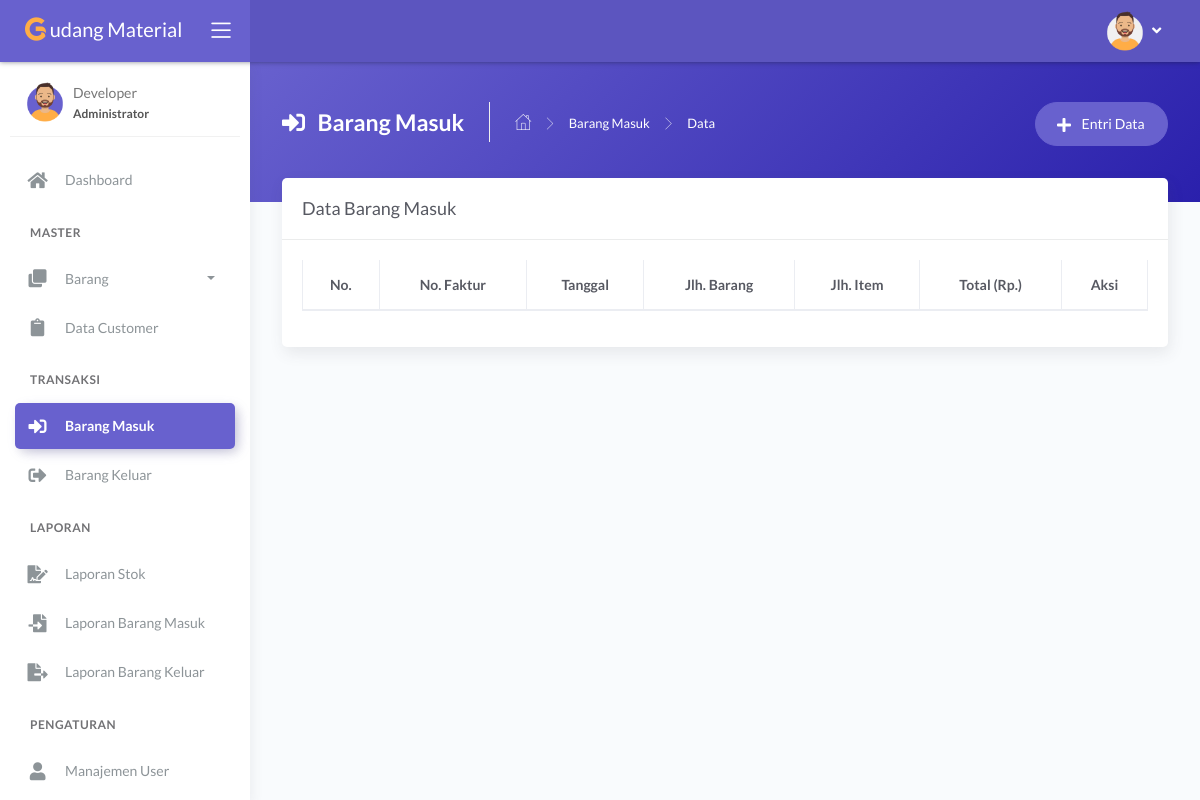
The app's page /main.php?module=barang_masuk (signed in), older data.
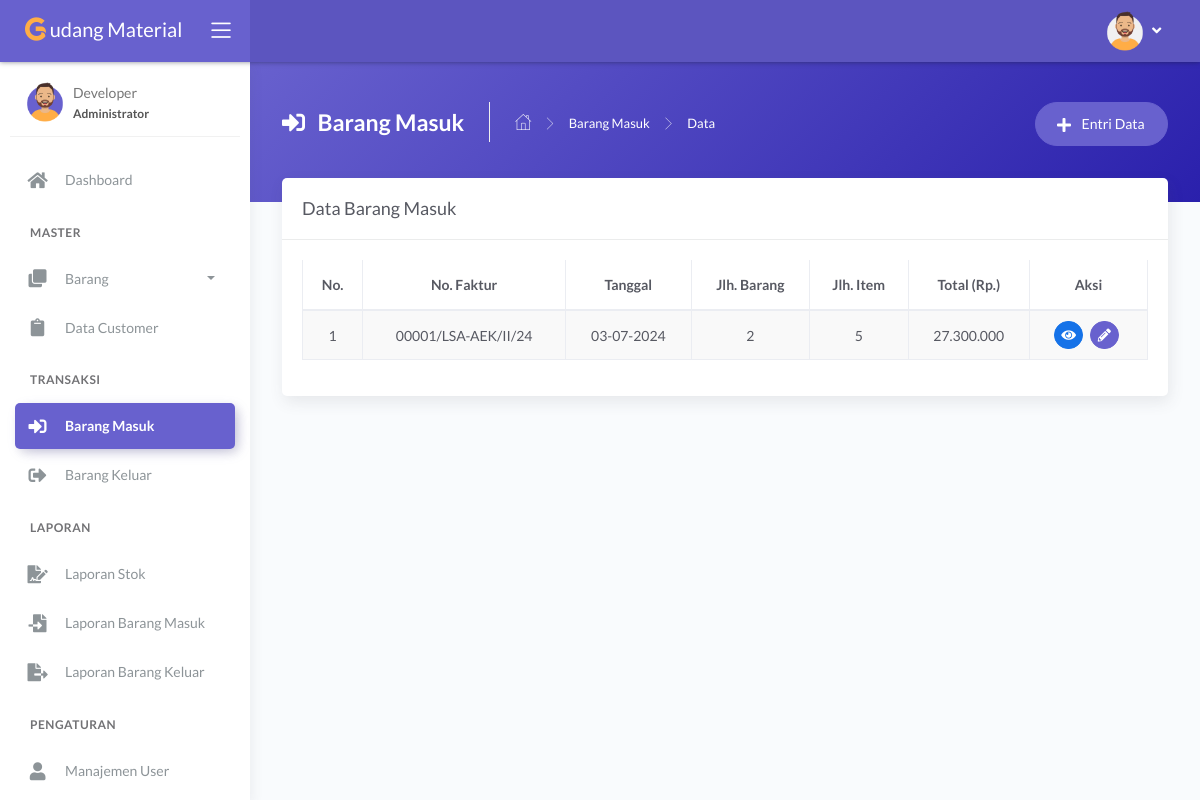
The same page, newer data.
### tables this page shows
CREATE TABLE `tbl_barang_masuk` (
  `id_transaksi` varchar(50) NOT NULL,
  `tanggal` date NOT NULL
);

### modules/barang-masuk/tampil_data.php (the view, shortened to what this page needs)
<?php
if (basename($_SERVER['PHP_SELF']) === basename(__FILE__)) {
  header('location: 404.html');
}
else {
?>
  <div class="panel-header bg-secondary-gradient">
    <div class="page-inner py-45">
      <div class="d-flex align-items-left align-items-md-top flex-column flex-md-row">
        <div class="page-header text-white">
          <h4 class="page-title text-white"><i class="fas fa-sign-in-alt mr-2"></i> Barang Masuk</h4>
          <ul class="breadcrumbs">
            <li class="nav-home"><a href="?module=dashboard"><i class="flaticon-home text-white"></i></a></li>
            <li class="separator"><i class="flaticon-right-arrow"></i></li>
            <li class="nav-item"><a href="?module=barang_masuk" class="text-white">Barang Masuk</a></li>
            <li class="separator"><i class="flaticon-right-arrow"></i></li>
            <li class="nav-item"><a>Data</a></li>
          </ul>
        </div>
        <div class="ml-md-auto py-2 py-md-0">
          <a href="?module=form_entri_barang_masuk" class="btn btn-secondary btn-round">
            <span class="btn-label"><i class="fa fa-plus mr-2"></i></span> Entri Data
          </a>
        </div>
      </div>
    </div>
  </div>
  <div class="page-inner mt--5">
    <div class="card">
      <div class="card-header">
        <div class="card-title">Data Barang Masuk</div>
      </div>
      <div class="card-body">
        <div class="table-responsive">
          <table id="basic-datatables" class="display table table-bordered table-striped table-hover">
            <thead>
              <tr>
                <th class="text-center">No.</th>
                <th class="text-center">No. Faktur</th>
                <th class="text-center">Tanggal</th>
                <th class="text-center">Jlh. Barang</th>
                <th class="text-center">Jlh. Item</th>
                <th class="text-center">Total (Rp.)</th>
                <th class="text-center">Aksi</th>
              </tr>
            </thead>
            <tbody>
            <?php
                $no = 1;
                $query = mysqli_query($mysqli, "SELECT *,
                                                IFNULL((SELECT COUNT(id_barang) FROM tbl_detail_barang_masuk dbm WHERE dbm.id_masuk = bm.id_transaksi),0) as jlh_brg,
                                                IFNULL((SELECT SUM(jumlah) FROM tbl_detail_barang_masuk dbm WHERE dbm.id_masuk = bm.id_transaksi),0) as jlh_item,
                                                IFNULL((SELECT SUM(jumlah*harga) FROM tbl_detail_barang_masuk dbm WHERE dbm.id_masuk = bm.id_transaksi),0) as total
                                                from tbl_barang_masuk bm")
                                                or die('Ada kesalahan pada query tampil data : ' . mysqli_error($mysqli));
                while ($data = mysqli_fetch_assoc($query)) { ?>
                <tr>
                  <td class="text-center"><?php echo $no++; ?></td>
                  <td class="text-center"><?php echo $data['id_transaksi']; ?></td>
                  <td class="text-center"><?php echo date('d-m-Y', strtotime($data['tanggal'])); ?></td>
                  <td class="text-center"><?php echo $data['jlh_brg'];?></td>
                  <td class="text-center"><?php echo $data['jlh_item'];?></td>
                  <td class="text-center"><?php echo number_format($data['total'],0,',','.'); ?></td>
                  <td class="text-center">
                    <div>
                      <a href="?module=detail_barang_masuk&id=<?= $data['id_transaksi'] ?>" class="btn btn-icon btn-round btn-primary btn-sm mr-md-1" data-toggle="tooltip" data-placement="top" title="Detail">
                        <i class="fas fa-eye fa-sm"></i>
                      </a>
                      <a href="?module=ubah_barang_masuk&id=<?= $data['id_transaksi'] ?>" class="btn btn-icon btn-round btn-secondary btn-sm mr-md-1" data-toggle="tooltip" data-placement="top" title="Ubah">
                        <i class="fas fa-pencil-alt fa-sm"></i>
                      </a>
                    </div>
                  </td>
                </tr>
                <?php } ?>
            </tbody>
          </table>
        </div>
      </div>
    </div>
  </div>
<?php } ?>

Row changes from the older to the newer data that the page shows:
added tbl_barang_masuk: id_transaksi "00001/LSA-AEK/II/24", tanggal "03-07-2024", jlh_brg "2", jlh_item "5", total "27.300.000"
